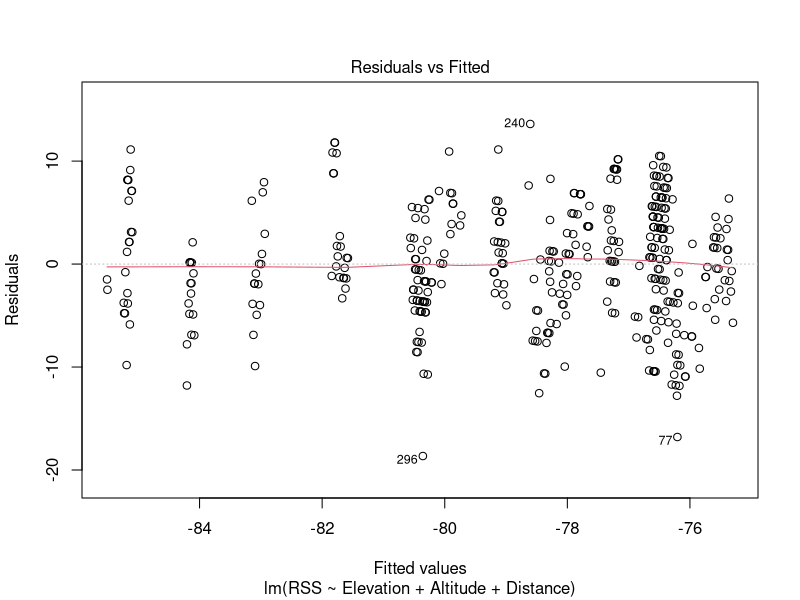
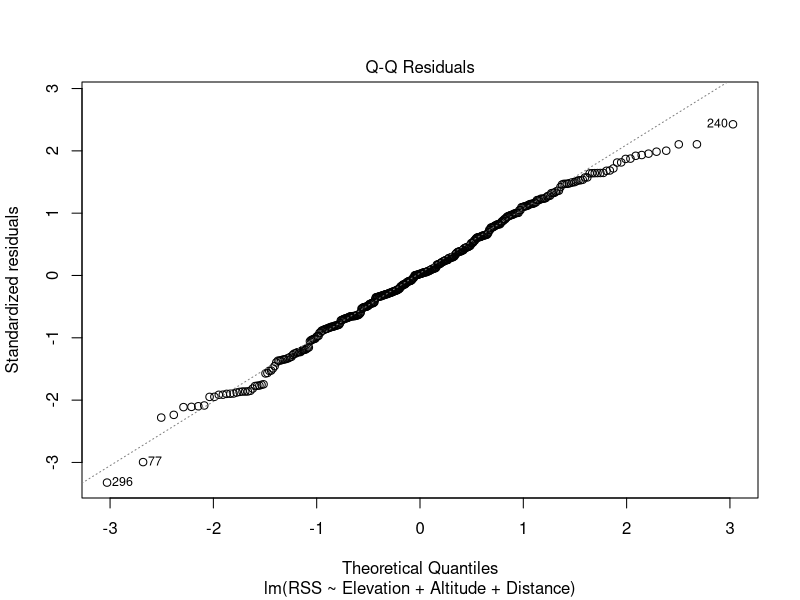
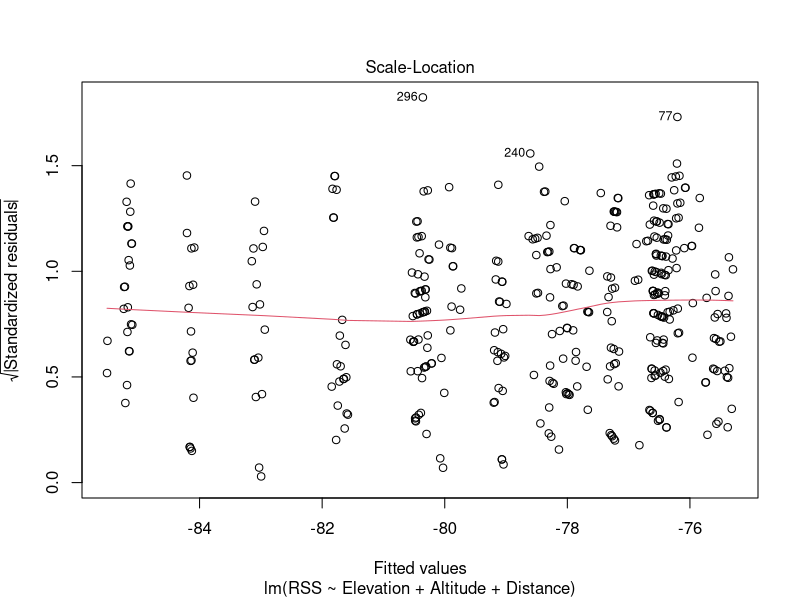
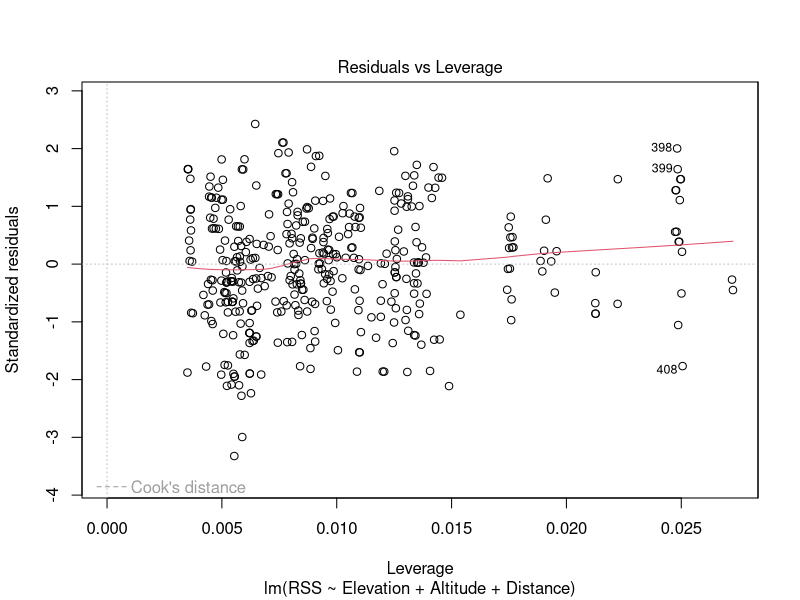
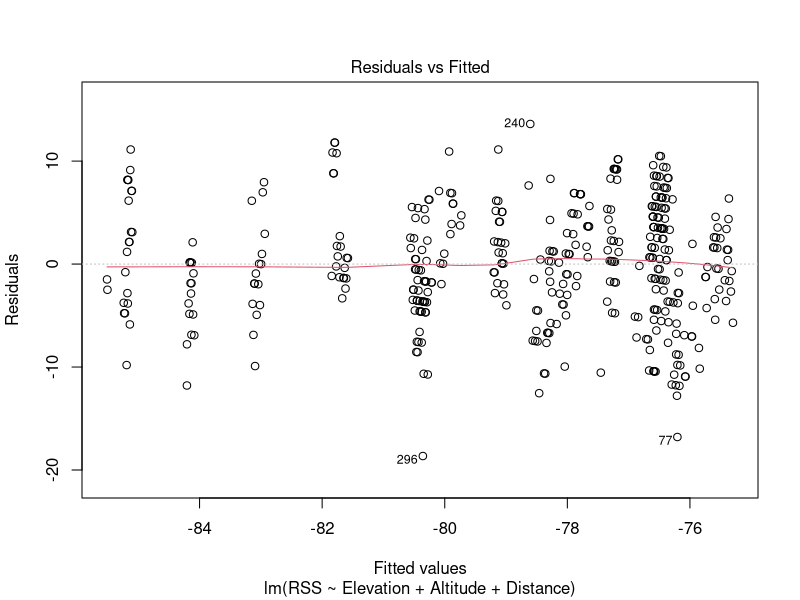
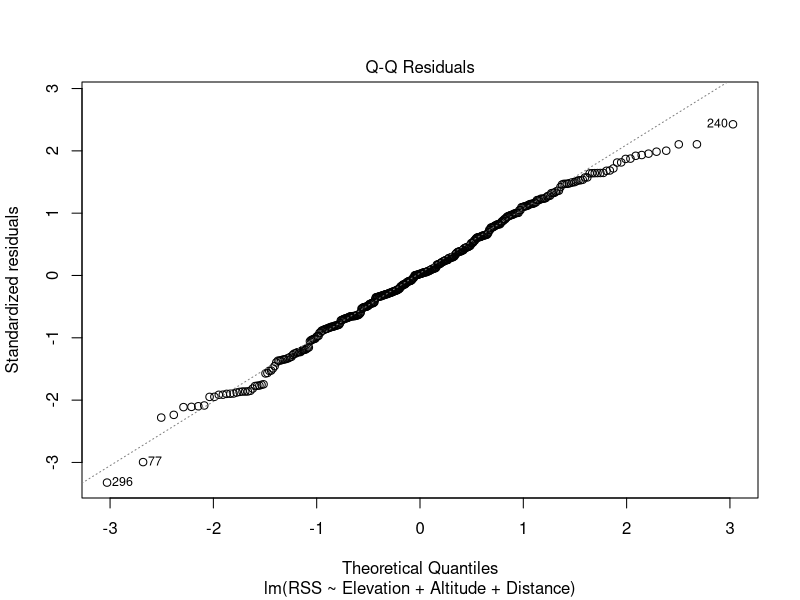
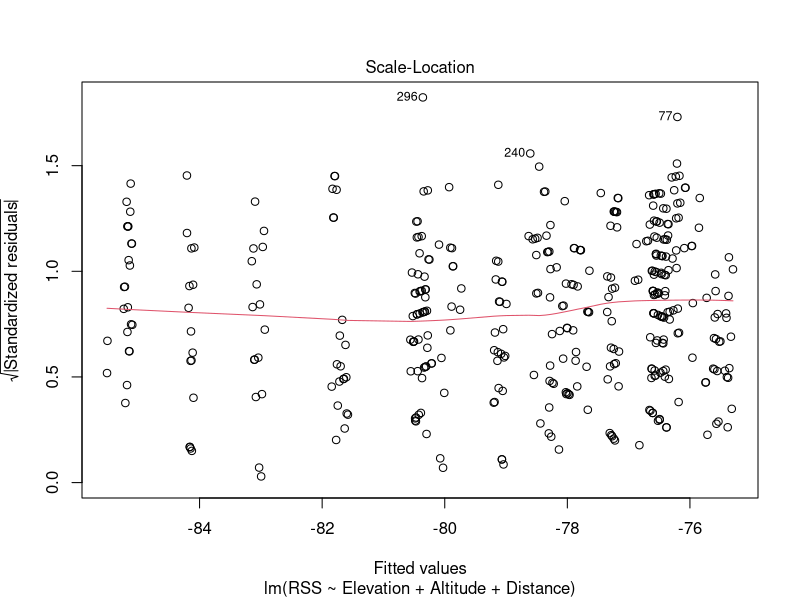
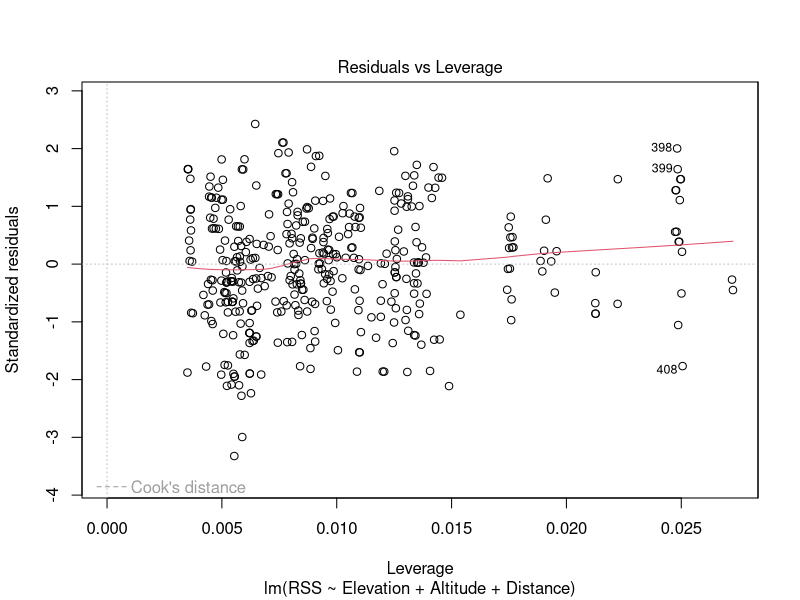

Write R code to recreate these figures, in order.
## ---- chunk 1
sector2_1800 = read.csv("Sector2(1800Mhz).csv")
model <- lm(RSS ~ Elevation + Altitude + Distance, data = sector2_1800)
summary(model)
## ---- chunk 2
sector2_900 = read.csv("Sector2(900Mhz).csv")
model2 <- lm(RSS ~ Elevation + Altitude + Distance, data = sector2_900)
summary(model2)
## ---- chunk 3
plot(model)
## ---- chunk 4
plot(model)
